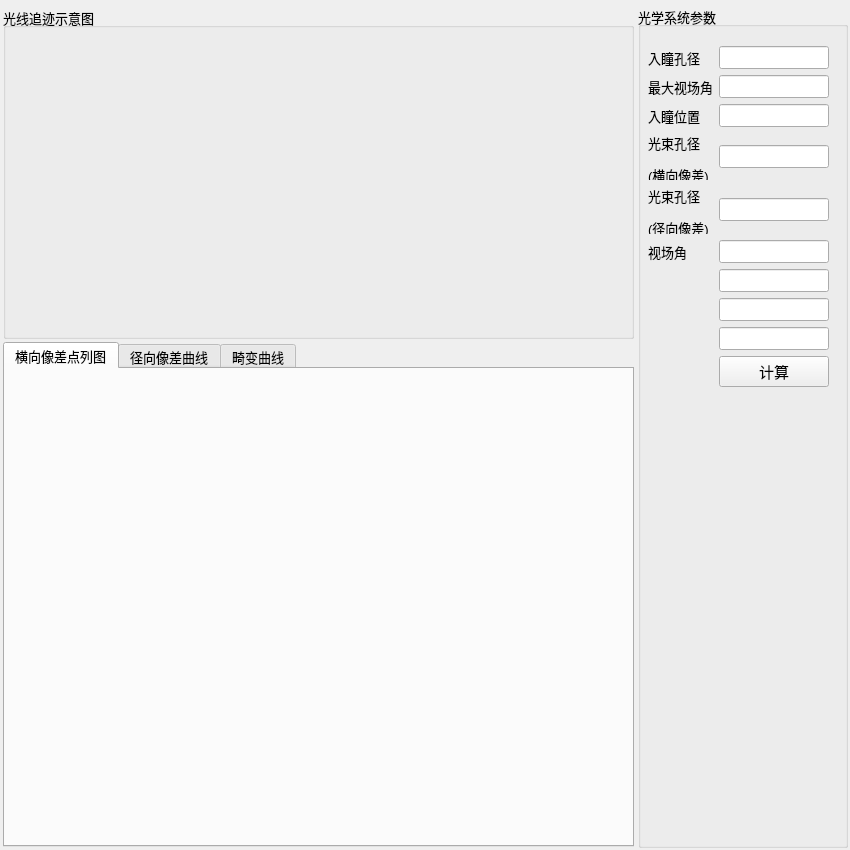
<?xml version="1.0" encoding="UTF-8"?>
<ui version="4.0">
 <class>MainWindow</class>
 <widget class="QMainWindow" name="MainWindow">
  <property name="geometry">
   <rect>
    <x>0</x>
    <y>0</y>
    <width>850</width>
    <height>850</height>
   </rect>
  </property>
  <property name="font">
   <font>
    <pointsize>5</pointsize>
   </font>
  </property>
  <property name="windowTitle">
   <string>追迹并可视化光学系统的像差</string>
  </property>
  <widget class="QWidget" name="centralwidget">
   <layout class="QHBoxLayout" name="horizontalLayout" stretch="3,1">
    <property name="spacing">
     <number>1</number>
    </property>
    <property name="leftMargin">
     <number>1</number>
    </property>
    <property name="topMargin">
     <number>1</number>
    </property>
    <property name="rightMargin">
     <number>1</number>
    </property>
    <property name="bottomMargin">
     <number>1</number>
    </property>
    <item>
     <widget class="QWidget" name="widget" native="true">
      <layout class="QVBoxLayout" name="verticalLayout" stretch="2,3">
       <property name="spacing">
        <number>1</number>
       </property>
       <property name="leftMargin">
        <number>1</number>
       </property>
       <property name="topMargin">
        <number>1</number>
       </property>
       <property name="rightMargin">
        <number>1</number>
       </property>
       <property name="bottomMargin">
        <number>1</number>
       </property>
       <item>
        <widget class="QWidget" name="widget_3" native="true">
         <property name="font">
          <font>
           <pointsize>10</pointsize>
          </font>
         </property>
         <layout class="QVBoxLayout" name="verticalLayout_3">
          <property name="spacing">
           <number>1</number>
          </property>
          <property name="leftMargin">
           <number>1</number>
          </property>
          <property name="topMargin">
           <number>5</number>
          </property>
          <property name="rightMargin">
           <number>1</number>
          </property>
          <property name="bottomMargin">
           <number>1</number>
          </property>
          <item>
           <widget class="QGroupBox" name="groupBox">
            <property name="title">
             <string>光线追迹示意图</string>
            </property>
           </widget>
          </item>
         </layout>
        </widget>
       </item>
       <item>
        <widget class="QWidget" name="widget_4" native="true">
         <layout class="QVBoxLayout" name="verticalLayout_2">
          <property name="spacing">
           <number>1</number>
          </property>
          <property name="leftMargin">
           <number>1</number>
          </property>
          <property name="topMargin">
           <number>1</number>
          </property>
          <property name="rightMargin">
           <number>1</number>
          </property>
          <property name="bottomMargin">
           <number>1</number>
          </property>
          <item>
           <widget class="QTabWidget" name="tabWidget">
            <property name="font">
             <font>
              <pointsize>10</pointsize>
             </font>
            </property>
            <property name="currentIndex">
             <number>0</number>
            </property>
            <widget class="QWidget" name="tab">
             <attribute name="title">
              <string>横向像差点列图</string>
             </attribute>
            </widget>
            <widget class="QWidget" name="tab_2">
             <attribute name="title">
              <string>径向像差曲线</string>
             </attribute>
            </widget>
            <widget class="QWidget" name="tab_3">
             <attribute name="title">
              <string>畸变曲线</string>
             </attribute>
            </widget>
           </widget>
          </item>
         </layout>
        </widget>
       </item>
      </layout>
     </widget>
    </item>
    <item>
     <widget class="QWidget" name="widget_2" native="true">
      <layout class="QVBoxLayout" name="verticalLayout_4">
       <property name="spacing">
        <number>1</number>
       </property>
       <property name="leftMargin">
        <number>1</number>
       </property>
       <property name="topMargin">
        <number>5</number>
       </property>
       <property name="rightMargin">
        <number>1</number>
       </property>
       <property name="bottomMargin">
        <number>1</number>
       </property>
       <item>
        <widget class="QGroupBox" name="groupBox_2">
         <property name="font">
          <font>
           <pointsize>10</pointsize>
          </font>
         </property>
         <property name="title">
          <string>光学系统参数</string>
         </property>
         <widget class="QWidget" name="gridLayoutWidget">
          <property name="geometry">
           <rect>
            <x>10</x>
            <y>40</y>
            <width>181</width>
            <height>341</height>
           </rect>
          </property>
          <layout class="QGridLayout" name="gridLayout">
           <item row="0" column="0">
            <widget class="QLabel" name="label">
             <property name="text">
              <string>入瞳孔径</string>
             </property>
            </widget>
           </item>
           <item row="4" column="0">
            <widget class="QLabel" name="label_5">
             <property name="text">
              <string>&lt;html&gt;&lt;head/&gt;&lt;body&gt;&lt;p&gt;光束孔径&lt;/p&gt;&lt;p&gt;(径向像差)&lt;/p&gt;&lt;/body&gt;&lt;/html&gt;</string>
             </property>
            </widget>
           </item>
           <item row="2" column="1">
            <widget class="QLineEdit" name="lineEdit_3"/>
           </item>
           <item row="0" column="1">
            <widget class="QLineEdit" name="lineEdit"/>
           </item>
           <item row="5" column="1">
            <widget class="QLineEdit" name="lineEdit_6"/>
           </item>
           <item row="1" column="1">
            <widget class="QLineEdit" name="lineEdit_2"/>
           </item>
           <item row="3" column="0">
            <widget class="QLabel" name="label_4">
             <property name="text">
              <string>&lt;html&gt;&lt;head/&gt;&lt;body&gt;&lt;p&gt;光束孔径&lt;/p&gt;&lt;p&gt;(横向像差)&lt;/p&gt;&lt;/body&gt;&lt;/html&gt;</string>
             </property>
            </widget>
           </item>
           <item row="3" column="1">
            <widget class="QLineEdit" name="lineEdit_4"/>
           </item>
           <item row="7" column="1">
            <widget class="QLineEdit" name="lineEdit_8"/>
           </item>
           <item row="5" column="0">
            <widget class="QLabel" name="label_6">
             <property name="text">
              <string>视场角</string>
             </property>
            </widget>
           </item>
           <item row="2" column="0">
            <widget class="QLabel" name="label_3">
             <property name="text">
              <string>入瞳位置</string>
             </property>
            </widget>
           </item>
           <item row="8" column="1">
            <widget class="QLineEdit" name="lineEdit_9"/>
           </item>
           <item row="4" column="1">
            <widget class="QLineEdit" name="lineEdit_5"/>
           </item>
           <item row="6" column="1">
            <widget class="QLineEdit" name="lineEdit_7"/>
           </item>
           <item row="1" column="0">
            <widget class="QLabel" name="label_2">
             <property name="text">
              <string>最大视场角</string>
             </property>
            </widget>
           </item>
           <item row="9" column="1">
            <widget class="QPushButton" name="pushButton">
             <property name="font">
              <font>
               <pointsize>11</pointsize>
              </font>
             </property>
             <property name="text">
              <string>计算</string>
             </property>
            </widget>
           </item>
          </layout>
         </widget>
        </widget>
       </item>
      </layout>
     </widget>
    </item>
   </layout>
  </widget>
 </widget>
 <resources/>
 <connections/>
</ui>
